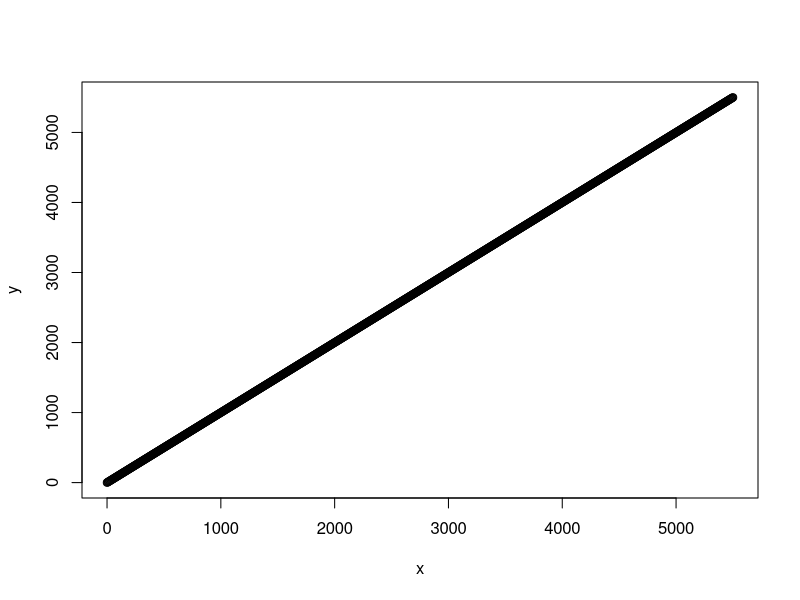

This figure's R source: (Note: this script raises an error after producing the figure.)
## ---- chunk 1
1 + 1
1+1
1                         +1
rob_variable <- 1 + 1
rob_variable
rob_othervariable = 2 + 2
rob_othervariable
print("this is rob's variable")
rob_variable
rob_variable = rob_othervariable
print("this is rob's variable again")
rob_variable
rob_variable == rob_othervariable
1 > 2
1 == 2
1 < 2
1 != 2
x <- seq(0,5500, by = 5)
y <- seq(0,5500, by <- 5)
mean(x)
mean(c(1,2,3,4,5))
sum(x)
sd(x)
length(x)
SEM <- mean(x)/sqrt(length(x))
SEM
class(1)
class("a")
b <- "a"
class(b)
class(x)
z <- cbind(x,y)
class(z)
plot(x,y)
rob_listofletters <- c("a", "a", "f", "w", "a", "A", "sequins", "nileseldredge")
unique(rob_listofletters)
my_special_list <- unique(rob_listofletters)
## ---- chunk 2
data()
data_iris <- iris
head(data_iris)
names(data_iris)
class(data_iris$Species)
unique(data_iris$Species)
levels(data_iris$Species)
mean(data_iris$Sepal.Length)
#summarize using aggregate()
data_iris_sepal <- do.call(data.frame,
aggregate(Sepal.Length~Species,
data = data_iris,
function(x)
c(mean = mean(x),
count = length(x),
SEM = sd(x)/sqrt(length(x)))))
data_iris_summary <- do.call(data.frame,
aggregate(cbind(Sepal.Length,Sepal.Width)~Species,
data = data_iris,
function(x)
c(mean = mean(x),
count = length(x),
SEM = sd(x)/sqrt(length(x)))))
#for demo purposes I am going to add a new factor to the dataset to show how to aggregate by multiple things
newcolumn <- rep(c(letters[1:3]),times=50)
data_iris_new <- cbind(data_iris,newcolumn)
data_iris_summary_new <- do.call(data.frame,
aggregate(cbind(Sepal.Length,Sepal.Width)~Species+newcolumn,
data = data_iris,
function(x)
c(mean = mean(x),
count = length(x),
SEM = sd(x)/sqrt(length(x)))))
data <- read.csv("data_week1.xlsx")
## ---- chunk 3
#installing and loading packages
library(readxl)
data <- read_excel("data_week1.xlsx", skip = 9,
guess_max = 10000, #guessmax prevents columns with many initial banks being imported as a logical FALSE for not NAs)
na = " ") # you can put a period in the quotes if that is how you code blanks.
#You can load data from googledocs
#library(googlesheets4)
#Data_scouting <- read_sheet("put the URL here", skip = 0)
